Frame 1 (no input): blank canvas, image omitted
Frame 60 (no input): blank canvas, image omitted
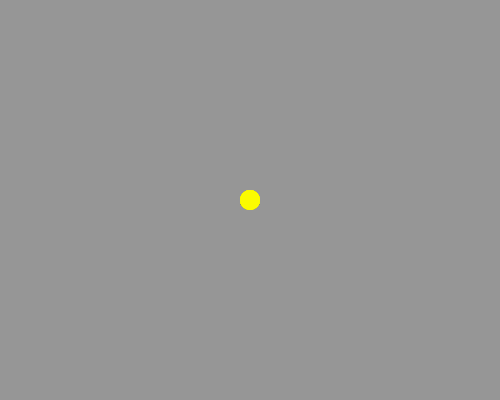
Frame 120 (the mouse pressed at the canvas centre since frame 60)

The p5.js sketch whose frames 1 and 60 were blank and that drew this single picture after the mouse press (run headless with seeded random() and noise() and a simulated clock; from frame 60 on, the mouse is pressed at the canvas centre):

// p5.js sketch
// ── sketch.js
function setup(){
  createCanvas(500, 400);
  background(150);
}

function draw(){
  fill(255, 255, 0, 50);
  noStroke();
  if(mouseIsPressed){
      circle(mouseX, mouseY, 20);
  }
}
